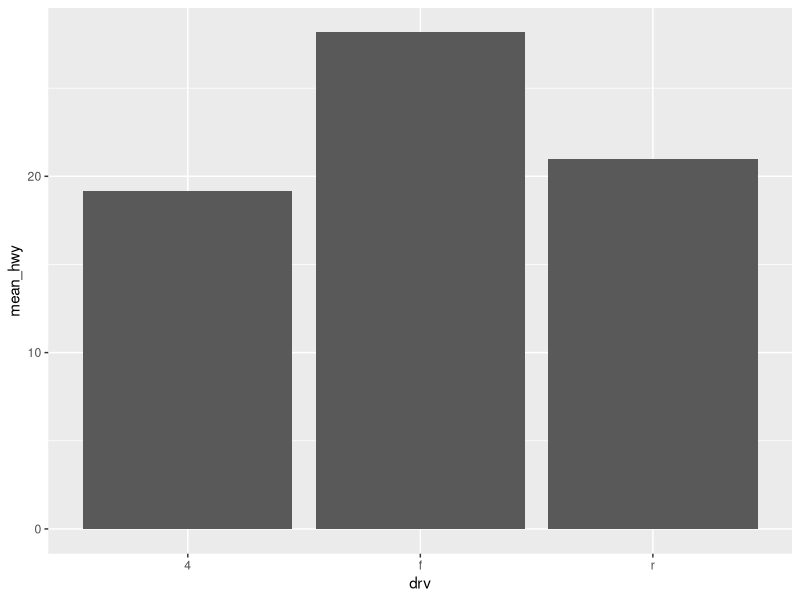
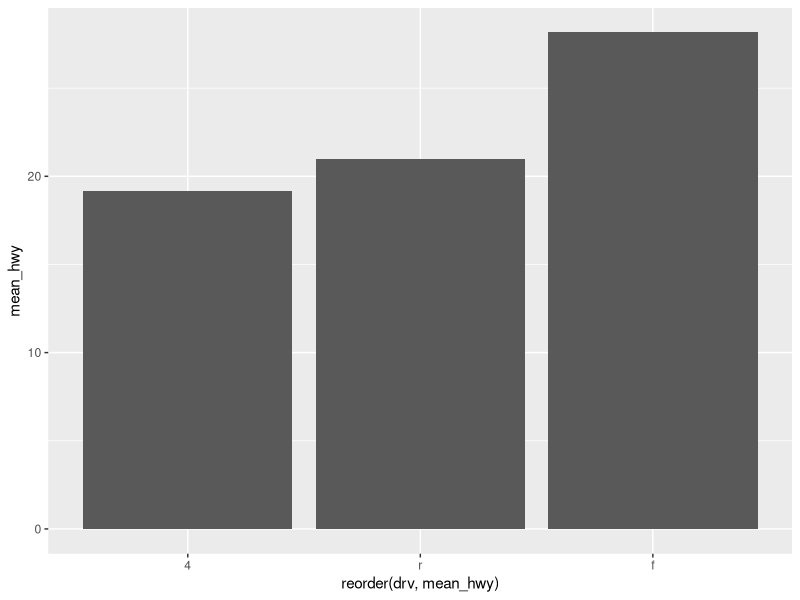
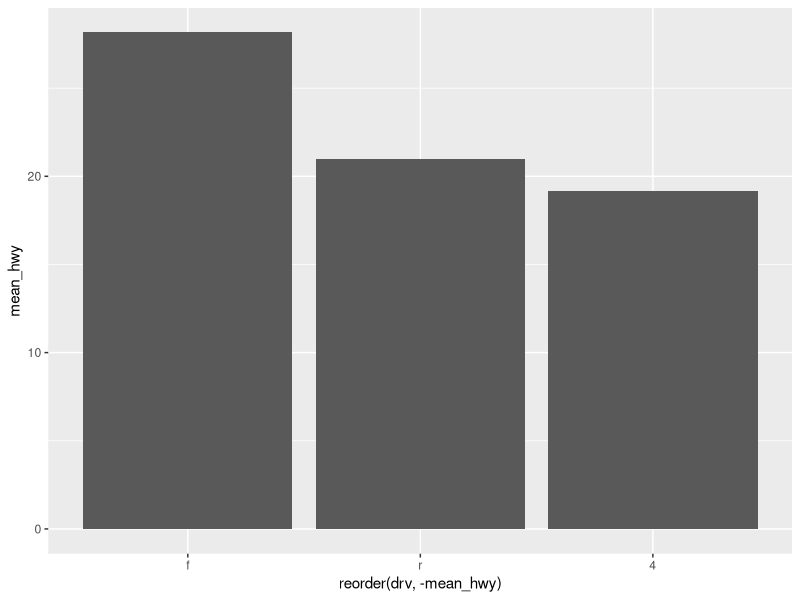
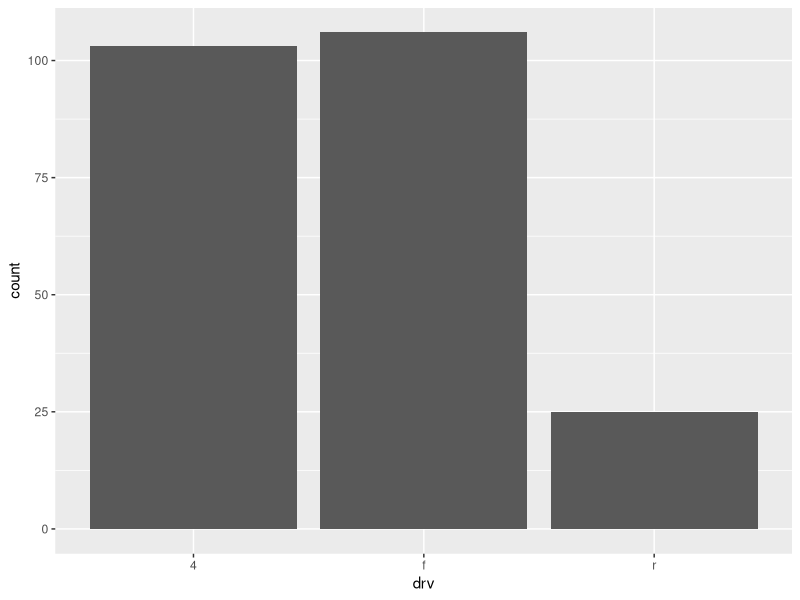
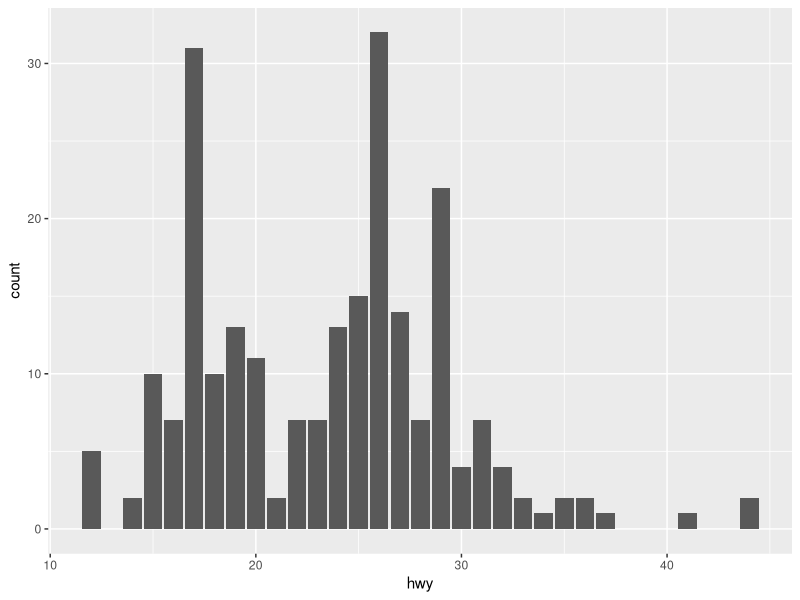

Write the R code that produced these figures, in order.
#막대 그래프 - 집단 간 파이 표현하기

library(ggplot2)
library(dplyr)

mpg <- as.data.frame(ggplot2::mpg)


#집단간 평균표 만들기
df_mpg <- mpg %>% 
    group_by(drv) %>% 
    summarise(mean_hwy = mean(hwy))
df_mpg


#그래프 생성하기
ggplot(data = df_mpg, aes(x = drv, y = mean_hwy)) + geom_col()

#크기 순으로 정렬하기
# - 막대는 기본적으로 범주의 알파벳 순서로 저열ㄹ됨
# - reorder() 를 사용하면 값의 크기 순으로 정렬할 수 있다
# - 정렬 기준 변수 앞에 - 기호를 붙이면 내림차순으로 정렬
ggplot(data = df_mpg, aes(x = reorder(drv, mean_hwy), y = mean_hwy)) + geom_col()
ggplot(data = df_mpg, aes(x = reorder(drv, -mean_hwy), y = mean_hwy)) + geom_col()


#-------------------------------------------------------------------------#

#빈도 막대 그래프 만들기
#y축 없이 x축만 지정하고 geom_col() 대신에 geom_bar() 를 사용한다.
ggplot(data = mpg, aes(x = drv)) + geom_bar()

ggplot(data = mpg, aes(x = hwy)) + geom_bar()
